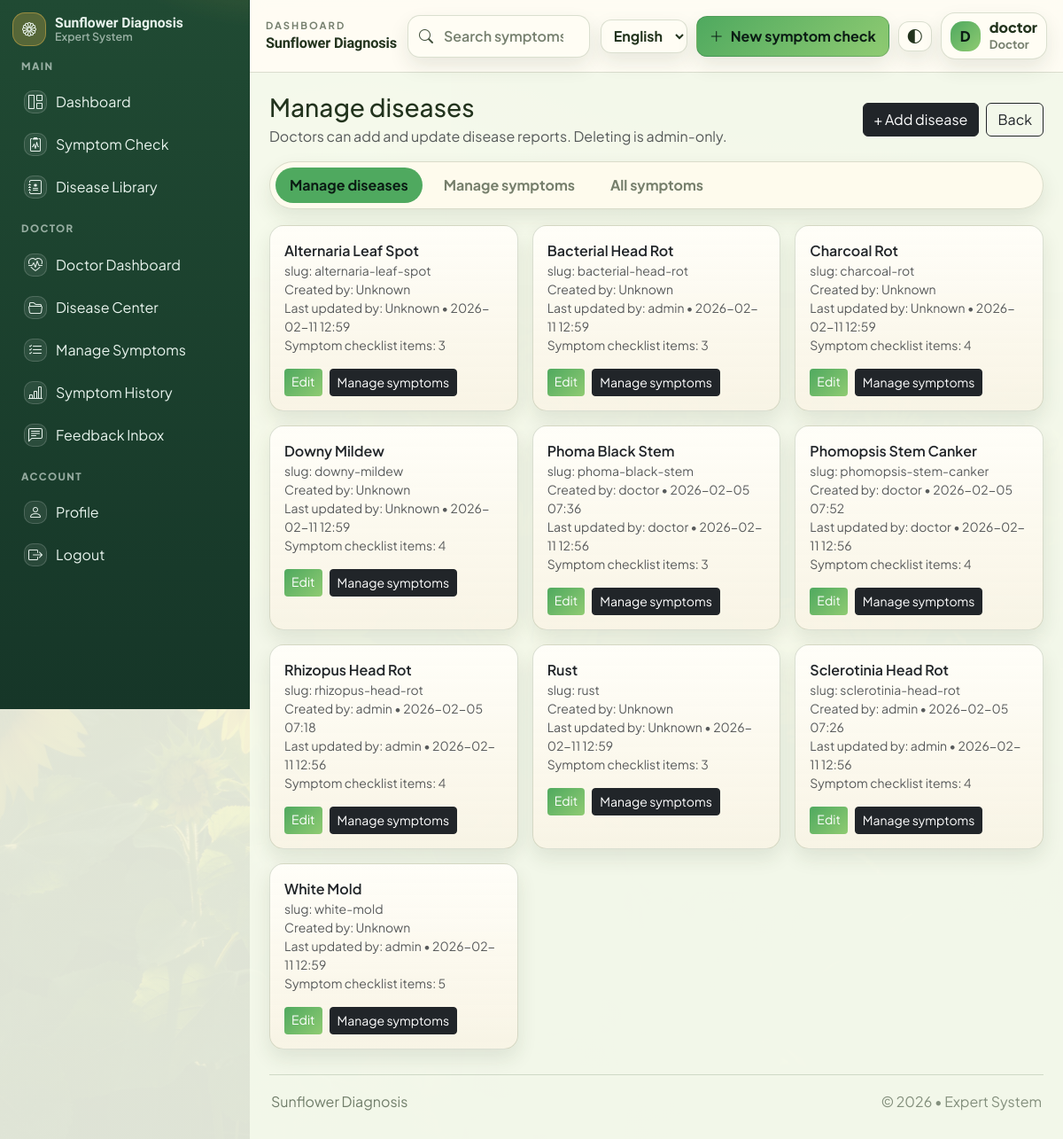
The app's page /admin/diseases (signed in), older data.
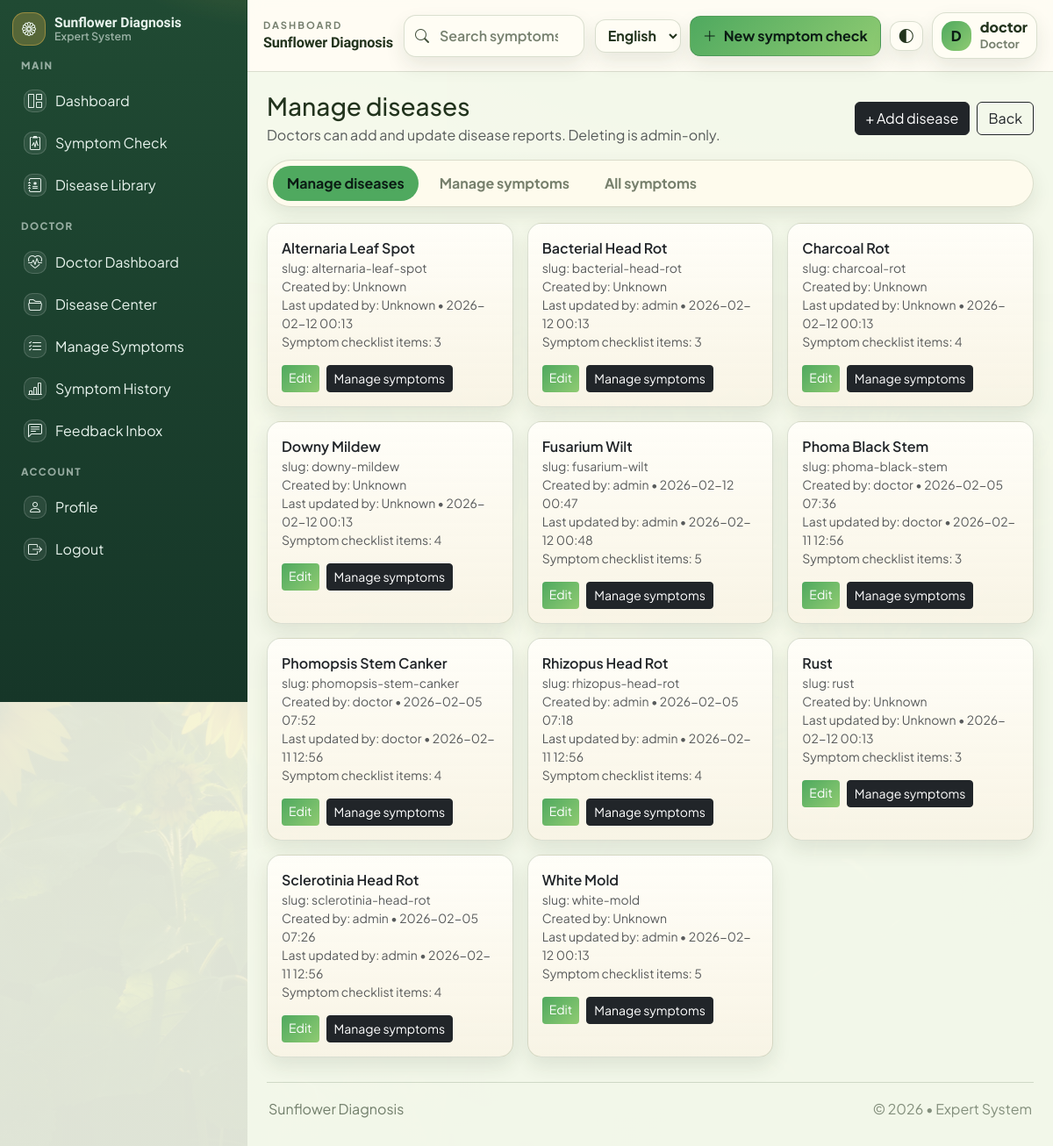
The same page, newer data.
### app/models/disease.py (models this page shows, shortened)
class Disease(db.Model):
    __tablename__ = "diseases"
    id = db.Column(db.Integer, primary_key=True)
    slug = db.Column(db.String(80), unique=True, nullable=False)
    name = db.Column(db.String(120), nullable=False)
    symptoms = db.Column(db.Text, nullable=False)
    cause = db.Column(db.Text, nullable=False)
    treatment = db.Column(db.Text, nullable=False)
    prevention = db.Column(db.Text, nullable=False)
    image_filename = db.Column(db.String(200), nullable=True)
    created_by_id = db.Column(db.Integer, db.ForeignKey("users.id"), nullable=True, index=True)
    updated_by_id = db.Column(db.Integer, db.ForeignKey("users.id"), nullable=True, index=True)
    created_at = db.Column(db.DateTime, default=datetime.utcnow, nullable=True)
    updated_at = db.Column(
        db.DateTime, default=datetime.utcnow, onupdate=datetime.utcnow, nullable=True
    )
    symptom_checklist_json = db.Column(db.Text, nullable=True, default="[]")
    created_by = db.relationship("User", foreign_keys=[created_by_id], lazy="joined")
    updated_by = db.relationship("User", foreign_keys=[updated_by_id], lazy="joined")
    def checklist_items(self) -> list[dict]:
        try:
            items = json.loads(self.symptom_checklist_json or "[]")
            return items if isinstance(items, list) else []
        except Exception:
            return []

### app/routes/admin.py (the view)
@admin_bp.route("/diseases")
@login_required
@permission_required("manage_diseases")
def diseases():
    diseases = Disease.query.order_by(Disease.name.asc()).all()
    changed = False
    for disease in diseases:
        if sync_disease_symptom_data(disease):
            changed = True
    if changed:
        db.session.commit()
    return render_template("admin/diseases.html", diseases=diseases)

### app/models/user.py (called while the page is built)
@login_manager.user_loader
def load_user(user_id: str):
    return User.query.get(int(user_id))

    def has_permission(self, permission_name: str) -> bool:
        if not permission_name:
            return False
        if self.role == "admin" and permission_name == "access_admin":
            return True
        try:
            q = (
                db.session.query(Permission.id)
                .join(role_permissions, Permission.id == role_permissions.c.permission_id)
                .filter(Permission.name == permission_name)
            )
            if self.role_id:
                q = q.filter(role_permissions.c.role_id == self.role_id)
            else:
                q = q.join(Role, Role.id == role_permissions.c.role_id).filter(Role.name == self.role)
            row = q.first()
            return row is not None
        except OperationalError:
            return self.role == "admin"

### app/services/symptom_admin.py (called while the page is built)
def _norm(value: str) -> str:
    return (value or "").strip().lower()

def canonical_category(value: str) -> str:
    raw = (value or "").strip()
    if not raw:
        return DEFAULT_CATEGORY
    key = re.sub(r"[^a-z0-9]+", "", raw.lower())
    return _CATEGORY_CANONICAL.get(key, raw)

### app/templates/admin/diseases.html (shortened to what this page needs)
{% extends "base.html" %}

### app/templates/base.html (shortened to what the changed rows need)
<!doctype html>
<html lang="en" data-theme="light" data-bs-theme="light">
<head>
  <link href="https://cdn.jsdelivr.net/npm/bootstrap@5.3.3/dist/css/bootstrap.min.css" rel="stylesheet">
  <link href="https://cdn.jsdelivr.net/npm/bootstrap-icons@1.11.3/font/bootstrap-icons.min.css" rel="stylesheet">
  <link rel="stylesheet" href="{{ url_for('static', filename='css/style.css') }}?v=15">
</head>
<body>
  {% set authed = current_user.is_authenticated %}
  {% if authed %}
  <div class="sf-app">
    <aside class="sf-sidebar" aria-label="Sidebar">
      <div class="sf-side-head">
        <a class="sf-brand" href="{{ url_for('main.home') }}">
          <span class="sf-brand-icon" aria-hidden="true"><i class="bi bi-flower1"></i></span>
          <span class="sf-brand-text">
            <span class="sf-brand-title" data-i18n="brand_title">Sunflower Diagnosis</span>
            <span class="sf-brand-sub" data-i18n="brand_sub">Expert System</span>
          </span>
        </a>
      </div>
      <nav class="sf-nav">
        <div class="sf-nav-section" data-i18n="nav_main">MAIN</div>
        <a class="sf-nav-item {% if request.path == '/' %}is-active{% endif %}" href="{{ url_for('main.home') }}">
          <span class="sf-nav-ico" aria-hidden="true"><i class="bi bi-grid-1x2"></i></span>
          <span data-i18n="nav_dashboard">Dashboard</span>
        </a>
        <a class="sf-nav-item {% if request.path.startswith('/diagnose') %}is-active{% endif %}" href="{{ url_for('main.diagnose_page') }}">
          <span class="sf-nav-ico" aria-hidden="true"><i class="bi bi-clipboard2-pulse"></i></span>
          <span data-i18n="nav_symptom_check">Symptom Check</span>
        </a>
        <a class="sf-nav-item" href="{{ url_for('main.home') }}#library">
          <span class="sf-nav-ico" aria-hidden="true"><i class="bi bi-journal-medical"></i></span>
          <span data-i18n="nav_disease_library">Disease Library</span>
        </a>
        {% if current_user.has_permission('manage_diseases') and not current_user.has_permission('access_admin') %}
          <div class="sf-nav-section" data-i18n="nav_doctor">DOCTOR</div>
          <a class="sf-nav-item {% if request.path.startswith('/doctor') and (request.path == '/doctor' or request.path.startswith('/doctor/dashboard')) %}is-active{% endif %}" href="{{ url_for('doctor.dashboard') }}">
            <span class="sf-nav-ico" aria-hidden="true"><i class="bi bi-heart-pulse"></i></span>
            <span data-i18n="nav_doctor_dashboard">Doctor Dashboard</span>
          </a>
          <a class="sf-nav-item {% if request.path.startswith('/doctor/diseases') or request.path.startswith('/doctor/disease/') %}is-active{% endif %}" href="{{ url_for('doctor.diseases') }}">
            <span class="sf-nav-ico" aria-hidden="true"><i class="bi bi-folder2-open"></i></span>
            <span data-i18n="nav_disease_center">Disease Center</span>
          </a>
          <a class="sf-nav-item {% if request.path.startswith('/doctor/checklists') or request.path.startswith('/doctor/checklist/') %}is-active{% endif %}" href="{{ url_for('doctor.checklists') }}">
            <span class="sf-nav-ico" aria-hidden="true"><i class="bi bi-list-check"></i></span>
            <span data-i18n="nav_manage_symptoms">Manage Symptoms</span>
          </a>
          {% if current_user.has_permission('view_symptom_checks') %}
          <a class="sf-nav-item {% if request.path.startswith('/doctor/symptom') %}is-active{% endif %}" href="{{ url_for('doctor.symptom_checks') }}">
            <span class="sf-nav-ico" aria-hidden="true"><i class="bi bi-bar-chart-line"></i></span>
            <span data-i18n="nav_symptom_history">Symptom History</span>
          </a>
          {% endif %}
          <a class="sf-nav-item {% if request.path.startswith('/doctor/feedback') %}is-active{% endif %}" href="{{ url_for('doctor.feedback') }}">
            <span class="sf-nav-ico" aria-hidden="true"><i class="bi bi-chat-left-text"></i></span>
            <span data-i18n="nav_feedback_inbox">Feedback Inbox</span>
          </a>
        {% endif %}
        <div class="sf-nav-section" data-i18n="nav_account">ACCOUNT</div>
        <a class="sf-nav-item {% if request.path.startswith('/user/profile') %}is-active{% endif %}" href="{{ url_for('user.profile') }}">
          <span class="sf-nav-ico" aria-hidden="true"><i class="bi bi-person"></i></span>
          <span data-i18n="nav_profile">Profile</span>
        </a>
        <a class="sf-nav-item" href="{{ url_for('auth.logout') }}">
          <span class="sf-nav-ico" aria-hidden="true"><i class="bi bi-box-arrow-right"></i></span>
          <span data-i18n="nav_logout">Logout</span>
        </a>
      </nav>
    </aside>
    <div class="sf-main">
      <header class="sf-topbar">
        <div class="sf-topbar-left">
          <div class="sf-topbar-meta">
            <div class="sf-topbar-kicker" data-i18n="topbar_kicker">Dashboard</div>
            <div class="sf-topbar-title" data-i18n="topbar_title">Sunflower Diagnosis</div>
          </div>
        </div>
        <form class="sf-search" role="search" method="get" action="{{ url_for('main.search') }}">
          <i class="bi bi-search sf-search-ico" aria-hidden="true"></i>
          <input class="sf-search-input" type="search" name="q" value="{{ request.args.get('q','') }}" placeholder="Search symptoms, reports, crops" data-i18n-placeholder="search_placeholder" autocomplete="off" aria-label="Search">
        </form>
        <div class="sf-top-actions">
          <select class="sf-lang-select" data-language-select aria-label="Language">
            <option value="en">English</option>
          </select>
          <a class="sf-primary-btn" href="{{ url_for('main.diagnose_page') }}">
            <i class="bi bi-plus-lg" aria-hidden="true"></i>
            <span data-i18n="new_symptom_check">New symptom check</span>
          </a>
          <button class="sf-icon-btn" type="button" data-action="toggleTheme" title="Toggle theme" data-i18n-title="toggle_theme" aria-label="Toggle theme">
            <i class="bi bi-circle-half" aria-hidden="true"></i>
          </button>
          <div class="sf-userchip" title="Signed in">
            <div class="sf-avatar" aria-hidden="true">{{ (current_user.username or 'U')[0] | upper }}</div>
            <div class="sf-userchip-text d-none d-sm-block">
              <div class="sf-userchip-name" data-no-translate>{{ current_user.username }}</div>
              <div class="sf-userchip-role">{{ (current_user.role or 'user') | capitalize }}</div>
            </div>
          </div>
        </div>
      </header>
      <main class="sf-content">
        {{ page_content | safe }}
        <footer class="sf-footer">
          <div data-i18n="footer_title">Sunflower Diagnosis</div>
          <div class="sf-footer-muted" data-i18n="footer_sub">© 2026 • Expert System</div>
        </footer>
      </main>
    </div>
  </div>
  {% endif %}
</body>
</html>

Row changes from the older to the newer data that the page shows:
changed Disease: name "…updated by: Unknown • 2026-02-11 12:59 Symptom checklist items: 3 Edit Manage symptoms Bacterial Head Rot slug: bacterial-head-rot Created by: Unknown Last updated by: admin • 2026-02-11 12:59 Symptom checklist items: 3 Edit Manage symptoms Charcoal Rot slug: charcoal-rot Created by: Unknown Last updated by: Unknown • 2026-02-11 12:59 Symptom checklist items: 4 Edit Manage symptoms Downy Mildew slug: downy-mildew Created by: Unknown Last updated by: Unknown • 2026-02-11 12:59 Symptom checklist items: 4 Edit Manage symptoms Phoma Black Stem slug: phoma-black-stem Created by: doctor • 2026-02-05 07:36 Last updated by: doctor • 2026-02-11 12:56 Symptom checklist items: 3 Edit Manage symptoms…" → "…updated by: Unknown • 2026-02-12 00:13 Symptom checklist items: 3 Edit Manage symptoms Bacterial Head Rot slug: bacterial-head-rot Created by: Unknown Last updated by: admin • 2026-02-12 00:13 Symptom checklist items: 3 Edit Manage symptoms Charcoal Rot slug: charcoal-rot Created by: Unknown Last updated by: Unknown • 2026-02-12 00:13 Symptom checklist items: 4 Edit Manage symptoms Downy Mildew slug: downy-mildew Created by: Unknown Last updated by: Unknown • 2026-02-12 00:13 Symptom checklist items: 4 Edit Manage symptoms Fusarium Wilt slug: fusarium-wilt Created by: admin • 2026-02-12 00:47 Last updated by: admin • 2026-02-12 00:48 Symptom checklist items: 5 Edit Manage symptoms Phoma…"
